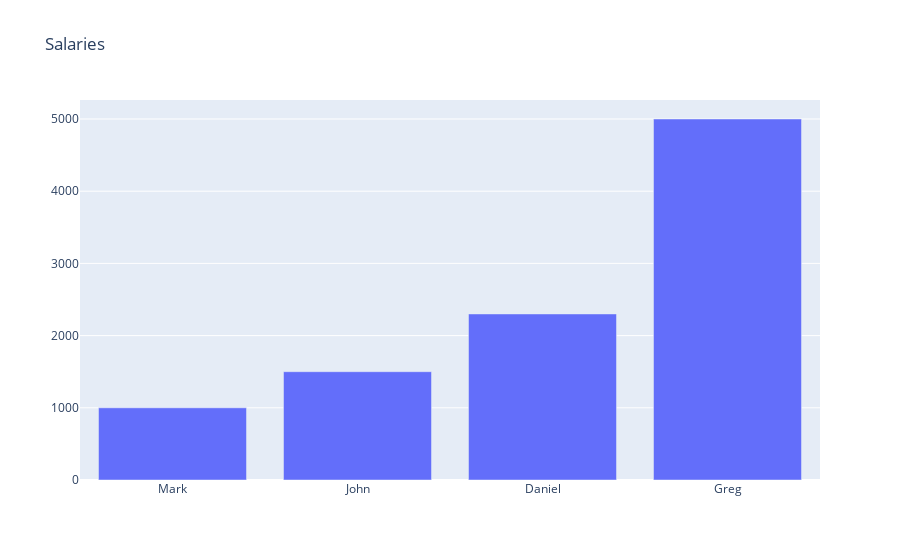

Here is the notebook cell this chart was saved with:
### Code cell
fig = go.Figure(go.Bar(
    x = ["Mark","John","Daniel","Greg"],
    y = [1000,1500,2300,5000]))
fig.update_layout(title="Salaries")
fig.show()

### Figure 1 — Plotly figure (JSON) as saved in the notebook; plotly's stock layout.template omitted (floating-point values rounded to 4 significant figures)
{"data": [{"type": "bar", "x": ["Mark", "John", "Daniel", "Greg"], "y": [1000, 1500, 2300, 5000]}], "layout": {"autosize": true, "title": {"text": "Salaries"}, "xaxis": {"autorange": true, "range": [-0.5, 3.5], "type": "category"}, "yaxis": {"autorange": true, "range": [0, 5263.0], "type": "linear"}}}
